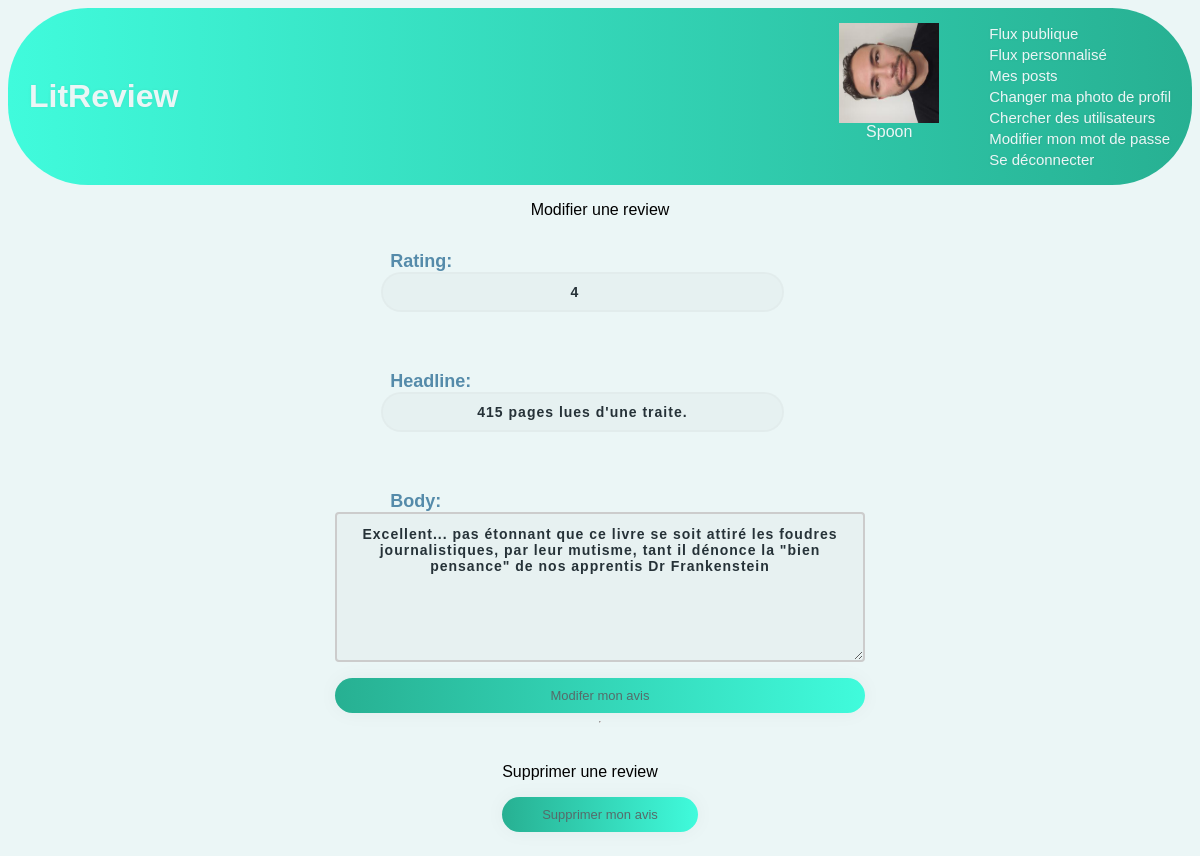
The page /review/modify/5/ (signed in) on the database its author committed.
### authentication/models.py (models this page shows, shortened)
class User(AbstractUser):
    profile_picture = models.ImageField(verbose_name='image', null=True, blank=True)
    followed_users = models.ManyToManyField(settings.AUTH_USER_MODEL, through='UserFollow', symmetrical=False)
    IMAGE_MAX_SIZE = (500, 500)

### review/models.py (models this page shows)
class Review(models.Model):
    ticket = models.ForeignKey(Ticket, on_delete=CASCADE)
    rating = models.PositiveSmallIntegerField(
        validators=[
            MinValueValidator(0),
            MaxValueValidator(5)]
        )
    headline = models.CharField(max_length=128)
    body = models.TextField(max_length=8192, blank=True)
    user = models.ForeignKey(
        to=settings.AUTH_USER_MODEL,
        on_delete=CASCADE
    )
    time_created = models.DateTimeField(auto_now_add=True)

### review/views.py (the view, shortened to what this page needs)
# urls.py: path('review/modify/<int:review_id>/', review.views.ReviewModify.as_view(), name='review-modify'),
class ReviewModify(LoginRequiredMixin, View):
    def get(self, request, review_id):
        self.review = get_object_or_404(models.Review, id=review_id)
        edit_form = forms.ReviewForm(instance=self.review)
        delete_form = forms.DeleteReviewForm()
        return render(
            request,
            'review/review_modify.html',
            context={
                'edit_form': edit_form,
                'delete_form': delete_form
            }
        )

### review/forms.py
class ReviewForm(forms.ModelForm):
    edit_review = forms.BooleanField(widget=forms.HiddenInput, initial=True)
    class Meta:
        model = models.Review
        fields = [
            'rating',
            'headline',
            'body'
        ]

class DeleteReviewForm(forms.Form):
    delete_review = forms.BooleanField(widget=forms.HiddenInput, initial=True)

### review/templates/review/review_modify.html (shortened to what this page needs)
{% extends 'base.html' %}
{% block content %}
<p>Modifier une review</p>
<form method="post">
    {{ edit_form.as_p }}
    <button type="submit">Modifer mon avis</button>
    <hr>
</form>
<form method="post">
    <p>Supprimer une review</p>
    <button type="submit">Supprimer mon avis</button>
</form>
{% endblock content %}

### templates/base.html (shortened to what this page needs)
{% load static %}
<html>
    <head>
        <link rel="stylesheet" href="{% static 'style.css' %}">
    </head>
    <body>
        <header>
            <a href="{% url 'flux' %}" id='header_title'><h1>LitReview</h1></a>
            <div class="header_when_autenticated">
                {% if user.is_authenticated %}
                    <a href="{% url 'flux-self' %}">
                        <div id="user_icon">
                            {% if user.profile_picture %}
                                <img class="avatar" src='{{ user.profile_picture.url }}'>
                            {% else %}
                                <img class="avatar" src="{% static 'images/default_profile.jpg'%}">
                            {% endif %}
                                <p id='username'>{{ user.username }}</p>
                        </div>
                    </a>
                    <div id='navigation'>
                        <ul id='list_header'>
                            <li class='puces_header'><a href="{% url 'flux' %}">Flux publique</a></li>
                            <li class='puces_header'><a href="{% url 'flux-perso' %}">Flux personnalisé</a></li>
                            <li class='puces_header'><a href="{% url 'flux-self' %}">Mes posts</a></li>
                            <li class='puces_header'><a href="{% url 'profile-picture-change' %}">Changer ma photo de profil</a></li>
                            <li class='puces_header'><a href="{% url 'follow-user' 'follow' 0 %}">Chercher des utilisateurs</a></li>
                            <li class='puces_header'><a href="{% url 'password-change' %}">Modifier mon mot de passe</a></li>
                            <li class='puces_header'><a href="{% url 'logout' %}">Se déconnecter</a></li>
                        </ul>
                    </div>
                {% endif %}
            </div>
        </header>
        <main>
            {% block content %}{% endblock content %}
        </main>
    </body>
</html>

### static/style.css (style rules this page uses)
header { padding: 0px 16px; border-radius: 5em; background: linear-gradient(to left, #27b092, #40fbdc); color: #f1f1f1; display: flex; flex-direction: row; justify-content: space-between; align-items: center; }
.puces_header { list-style-type: none; transition: transform .2s; margin: 0 auto; padding-top: 2px; padding-bottom: 2px; }
main { margin: auto; width: 50%; display: flex; flex-direction: column; align-items: center; }
body { background-color: #ebf6f6; font-family: 'Ubuntu', sans-serif; }
ul { color: #558baa; font-family: 'Ubuntu', sans-serif; font-size: 15px; }
label, h6, h5, h4, h3, h2 { color: #558baa; font-family: 'Ubuntu', sans-serif; font-weight: bold; font-size: 23px; }
label { margin-left: 55px; padding-top: 40px; font-size: 18px; }
input, #id_description, #id_body { width: 76%; color: rgb(38, 50, 56); font-weight: 700; font-size: 14px; letter-spacing: 1px; background: rgba(136, 126, 126, 0.04); padding: 10px 20px; border: none; border-radius: 20px; outline: none; box-sizing: border-box; border: 2px solid rgba(0, 0, 0, 0.02); margin-bottom: 50px; margin-left: 46px; text-align: center; margin-bottom: 27px; font-family: 'Ubuntu', sans-serif; }
form { display: flex; flex-direction: column; }
button { cursor: pointer; border-radius: 5em; background: linear-gradient(to right, #27b092, #40fbdc); color: #fff; border: 0; padding-left: 40px; padding-right: 40px; padding-bottom: 10px; padding-top: 10px; font-family: 'Ubuntu', sans-serif; font-size: 13px; box-shadow: 0 0 20px 1px rgba(0, 0, 0, 0.04); color: #566b6a; }
a { text-shadow: 0px 0px 3px rgba(117, 117, 117, 0.12); color: #ebf6f6; text-decoration: none; padding: 5px; }
#header_title { color: #ebf6f6; }
.avatar { width: 100px; height: 100px; }
#user_icon { margin-left: 200px; margin-top: 10px; }
.header_when_autenticated { display: flex; flex-direction: row; }
#username { margin: auto; text-align: center; }
#id_body { margin: auto; width: 100%; height: 150px; padding: 12px 20px; box-sizing: border-box; border: 2px solid #ccc; border-radius: 4px; color: rgb(38, 50, 56); font-weight: 700; font-size: 14px; letter-spacing: 1px; background: rgba(136, 126, 126, 0.04); }

### rows shown on the page
User: profile_picture (picture), username "Spoon"
Review: rating "4", headline "415 pages lues d'une traite.", body "Excellent... pas étonnant que ce livre se soit attiré les foudres journalistiques, par leur mutisme, tant il dénonce la \"bien pensance\" de nos apprentis Dr Frankenstein"
